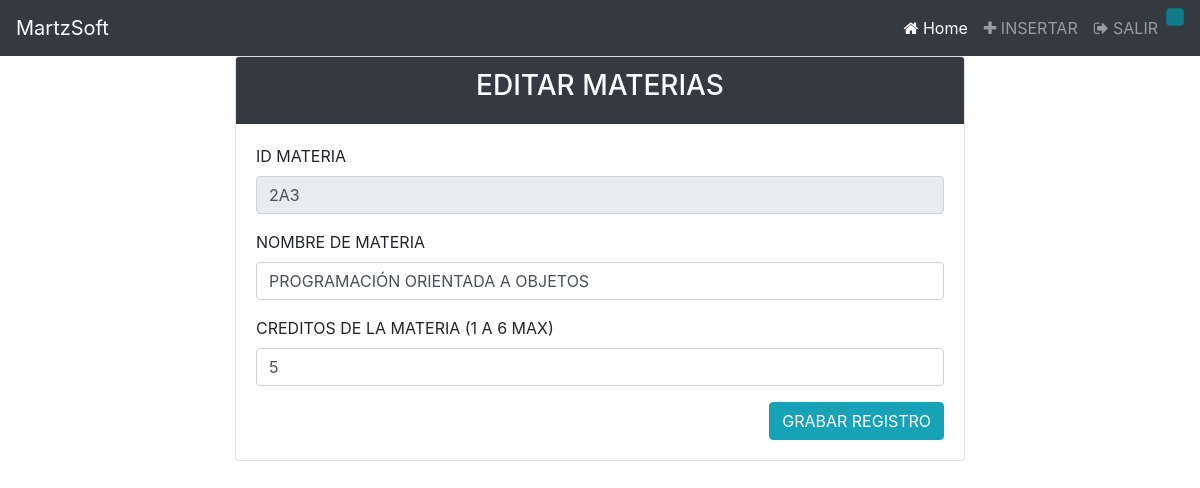
The app's page /adm-materias/modificar.php?idmateria=2A3 with its own data.
### tables this page shows
CREATE TABLE `materias` (
  `idmateria` varchar(3) NOT NULL,
  `nombre` varchar(32) NOT NULL,
  `creditos` int(11) DEFAULT NULL,
  `statusmateria` int(11) DEFAULT NULL
);

### adm-materias/modificar.php (called while the page is built, shortened)
<?php
   require_once '../includes/header.php';
   require_once 'menu.php';
   require_once '../bd/conexion.php';
   if(isset($_POST['btnModificar'])){
       $idmateria = limpiar_input($_POST['idmateria']);
       $nombre = limpiar_input($_POST['nombre']);
       $creditos = limpiar_input($_POST['creditos']);
       $pattern = "/^[0-9][A-ZÑ][0-9]$/";
       if(preg_match($pattern, $idmateria)){
         $pattern = "/^[A-ZÑÁÉÍÓÚ ]{3,33}$/";
           if(preg_match($pattern, $nombre)){
                if($creditos >= 1 and $creditos <= 6){
                        $sqlUpdate = "
                        UPDATE materias SET
                            nombre = '$nombre',
                            creditos = $creditos
                        WHERE
                            idmateria = '$idmateria'
                        ";
                        $conn->query($sqlUpdate);
                        header("Location: index.php");
                 }else {
                     $errmensaje = "EL CRÉDITO ES INCORRECTO, ES DE 1 A 6 MÁXIMO";
                   }
                }else{
                    $errmensaje = "CARÁCTERES NO VÁLIDOS EN EL NOMBRE";
                   }
             }else{
        $errmensaje = "FORMATO NO VÁLIDO USE NÚMERO LETRA NÚMERO";
        }
   }else{
    $idmateria = $_GET['idmateria'];
    $sqlSelect = "SELECT idmateria, nombre, creditos FROM materias WHERE idmateria
    = '$idmateria'";
    $resulSet = $conn->query($sqlSelect);
    $row = $resulSet->fetch_assoc();
    $idmateria = $row['idmateria'];
    $nombre = $row['nombre'];
    $creditos = $row['creditos'];
   }
   require_once 'formamodificar.php';
?>

### adm-materias/formamodificar.php (the view, shortened to what this page needs)
<div class="container">
    <div class="row justify-content-center">
         <div class="col-12 col-md-8">
             <div class="card">
                 <div class="card-header bg-dark text-white">
                    <h3 class="text-center">EDITAR MATERIAS</h3>
                 </div>
                 <div class="card-body">
                     <form action="modificar.php" method="post">
                                <div class="form-group">
                                    <label for="idmateria">ID MATERIA</label>
                                    <input type="text" name="idmateria" id="idmateria"
                                    required  class="form-control" pattern="^[0-9][A-ZÑ][0-9]$"
                                    placeholder="Captura el ID de la materia Ej.(8J4)"
                                    value="<?php echo $idmateria;?>" readonly
                                    title="Captura el ID de la materia Ej.(8J4 NUMERO LETRA NUMERO)"
                                    >
                                </div>
                                 <div class="form-group">
                                    <label for="nombre">NOMBRE DE MATERIA</label>
                                    <input type="text" name="nombre" id="nombre"
                                    class="form-control" value="<?php echo $nombre; ?>"
                                    required pattern="^[A-ZÑÁÉÍÓÚ ]{3,32}$"
                                    placeholder="Captura el nombre de la materia solo en mayúsculas"
                                    title="Captura el nombre de la materia solo en mayúsculas"
                                    >
                                 </div>
                                 <div class="form-group">
                                    <label for="creditos">CREDITOS DE LA MATERIA (1 A 6 MAX)</label>
                                    <input type="number" name="creditos" id="creditos" min="1" max="6"
                                    class="form-control" required value="<?php echo $creditos; ?>"
                                    placeholder="Captura los créditos de la materia (Mínimo 1 y máximo 6)"
                                    title="Captura los créditos de la materia (Mínimo 1 y máximo 6)"
                                    >
                                 </div>
                            <div class="text-right">
                                <input type="submit" class="btn btn-info"
                                value="GRABAR REGISTRO" name="btnModificar">
                            </div>
                         </div>
                     </div>
             </div>
         </div>
    </div>

### records on screen
materias: idmateria "2A3", nombre "PROGRAMACIÓN ORIENTADA A OBJETOS", creditos "5"
